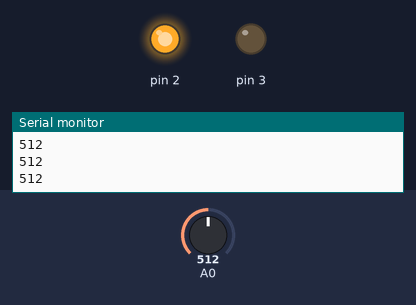
Bench run of a sketch on a simulated Arduino Uno, built with avr-gcc and run on an emulated ATmega328P. Shown: output pins drawn as LEDs (lit = HIGH), the last lines printed to the serial monitor. The inputs (shaded band) are chosen by the test bench; at power-on: A0 = 512.

Above: at 1.2 s.
1.3 s: A0 set to 716
At 2.3 s:
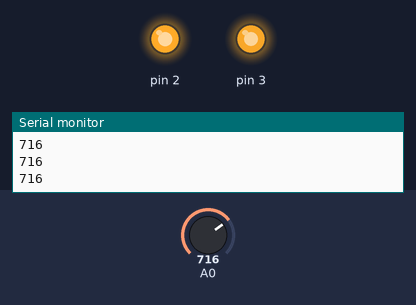
2.8 s: A0 set to 656
At 3.6 s:
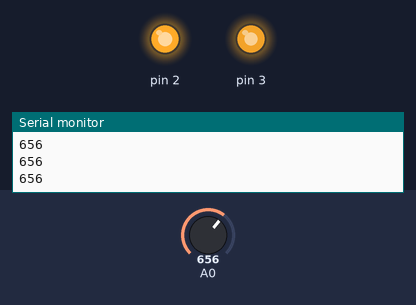
4.3 s: A0 set to 635
At 4.8 s:
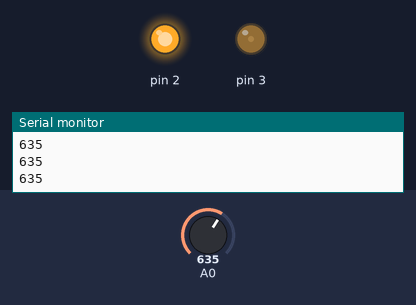
Timing chart, 0 to 7.3 s (numbered marks = the images above; inputs shaded):
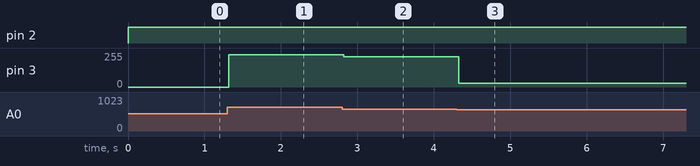

Measured:
- the behaviour switches between 643 and 642 on A0 (found by bisection; images 2 and 3)
- after the input at 1.3 s, pin 3: 0/255 → 243/255 at once
- after the input at 2.8 s, pin 3: 243/255 → 228/255 at once
- after the input at 4.3 s, pin 3: 228/255 → 30/255 at once

The sketch:

analogwrite_2.0.ino
```cpp
void setup() {
 pinMode(2,OUTPUT);
 pinMode(3,OUTPUT);
Serial.begin(9600);
}

void loop() {
  digitalWrite(2,HIGH);
  int i=analogRead(A0);
  Serial.println(i);
  delay(20);
  int k=255*i/1023;
  analogWrite(3,k);

}
```
